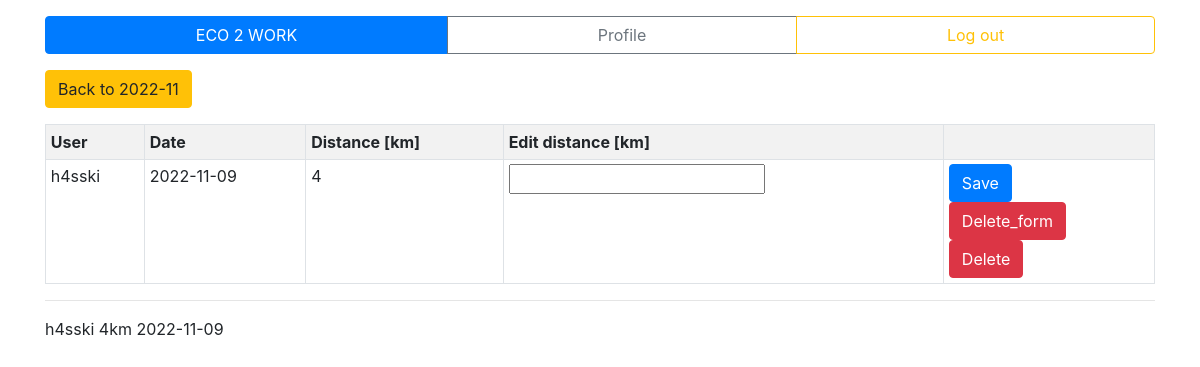
Screenshot of /edit/activity_id=2/ (signed in) with the database file from the repository.
### e2w_app/models.py (models this page shows)
class Activity(models.Model):
    ACTIVITY_VEHICLE_CHOICES = [
        ('foot', 'foot'),
        ('bike', 'bike'),
        ('scooter', 'scooter'),
        ]
    __tablename__ = 'activity'
    user = models.ForeignKey(User, on_delete=models.CASCADE, null=False)
    distance = models.PositiveIntegerField()
    vehicle = models.CharField(
        max_length=100,
        choices=ACTIVITY_VEHICLE_CHOICES,
        default=ACTIVITY_VEHICLE_CHOICES[1][0]
        )
    date = models.DateField()
    time_create = models.DateTimeField(auto_now_add=True)
    time_update = models.DateTimeField(auto_now=True)
    def __str__(self):
        return f'{self.user.username} {self.distance}km {self.date}'

### e2w_app/views.py (the view)
# urls.py: path('edit/activity_id=<int:activity_id>/', views.edit_view, name='edit_view'),
@login_required(login_url='edit_view')
def edit_view(request, activity_id):
    if not request.user.is_authenticated:
        return redirect('index')
    activity = Activity.objects.get(id=activity_id)
    form = ActivityEditForm()
    if request.method == 'POST':
        form_input = ActivityEditForm(request.POST)
        if form_input.is_valid():
            activity.distance = form_input.cleaned_data['distance']
        else:
            print('Form_input is not valid. Value was not changed.')
    context = {
        'activity': activity,
        'form': form,
        'a_date': activity.date,
    }
    return render(request, 'edit.html', context)

### e2w_app/forms.py
class ActivityEditForm(forms.Form):
    distance = forms.IntegerField(label="", min_value=0)

### e2w_app/templates/edit.html (shortened to what this page needs)
{% extends 'base.html' %}
{% block content %}
<div class="mb-3">
    <a href="/show/{{ a_date.year }}-{{ a_date.month }}" class="btn btn-warning">
        Back to {{ a_date.year }}-{{ a_date.month }}
    </a>
</div>
<div>
    <table class="table table-bordered table-sm table-striped">
        <tbody class="table">
            <tr>
                <th>User</th>
                <th>Date</th>
                <th>Distance [km]</th>
                <th>Edit distance [km]</th>
                <th></th>
            </tr>
            <tr>
                <td>{{ activity.user }}</td>
                <td>{{ activity.date.isoformat }}</td>
                <td>{{ activity.distance }}</td>
                <form action="" method="post">
                <td>
                    {{ form.as_p }}
                </td>
                <td>
                    <input type="submit" class="btn btn-primary" value="Save">
                </form>
                <form action="remove/activity_id={{ activity.id }}/" method="post">
                    <input type="submit" class="btn btn-danger" value="Delete_form">
                </form>
                <a href="remove/activity_id={{ activity.id }}/" class="btn btn-danger">Delete</a>
            </tr>
        </tbody>
    </table>
</div>
<hr/>
<div>
    {{ activity }}
</div>
{% endblock %}

### rows the page displays
Activity: user "h4sski", date "2022-11-09", distance "4", user+distance+date "h4sski 4km 2022-11-09"

### other values shown
{{ a_date.year }} "2022"
{{ a_date.month }} "11"
